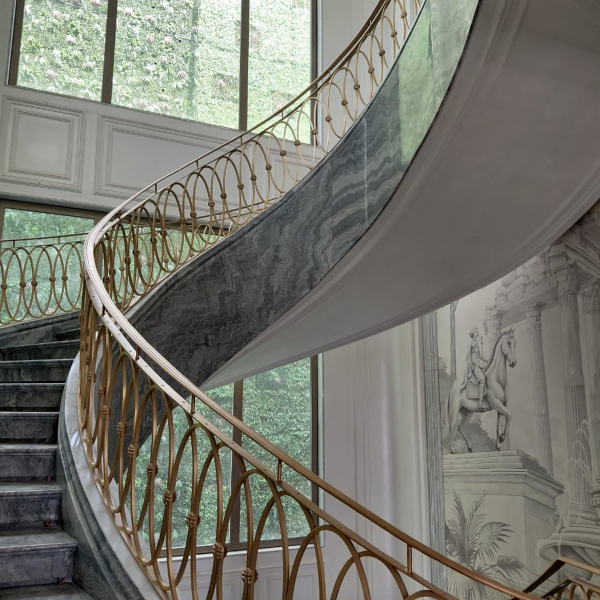
#> input picture images/generated/Design with Purpose-1.jpg, 1200 x 1200 px, given in place of DSC05627.JPG, which was not available (shown at 1/2 size)
$ python make_composite2.py
#> lines starting #> are read from the running program, lines starting #| are printed output that depends on the picture; pictures that were not available may be replaced by others from this repository, and a replacement may not be noted
"""
Variation 2 — Warmer, lighter background, single centered baluster,
more luxury hotel/lobby feel. Also generates a partition version.
"""
from PIL import Image, ImageFilter, ImageEnhance, ImageDraw
import os, random

OUT_DIR = "images/generated"
os.makedirs(OUT_DIR, exist_ok=True)

def remove_light_bg(img, threshold=200, feather=10):
#> called with threshold = 198, feather = 12
    img = img.convert("RGBA")
    pixels = img.load()
    w, h = img.size
#> w = 1200; h = 1200
    for y in range(h):
        for x in range(w):
            rv, gv, bv, av = pixels[x, y]
            brightness = (rv*0.299 + gv*0.587 + bv*0.114)
            if brightness > threshold:
                fade = min(255, int((brightness - threshold) / (255 - threshold) * 255))
                pixels[x, y] = (rv, gv, bv, max(0, 255 - fade))
    img = img.filter(ImageFilter.GaussianBlur(feather * 0.5))
    return img

def make_bg_warm(W, H, style='dark_luxury'):
    """Create premium background."""
#> called with W = 1920, H = 1080, style = 'dark_luxury'
    bg = Image.new("RGBA", (W, H), (0, 0, 0, 255))
    draw = ImageDraw.Draw(bg)

    if style == 'dark_luxury':
        # Deep charcoal base
        for y in range(H):
            t = y / H
            r = int(14 + t * 12)
            g = int(11 + t * 9)
            b = int(8 + t * 7)
            draw.line([(0,y),(W,y)], fill=(r,g,b))

        # Strong warm key light — center top
        light = Image.new("RGBA", (W, H), (0,0,0,0))
#> light: PIL image 1920x1080 RGBA; every value is 0
        ld = ImageDraw.Draw(light)
        for rad in range(700, 0, -3):
            t = 1 - rad/700
            a = int(t**1.6 * 52)
            r_c = int(200 + t*30)
            g_c = int(150 + t*20)
            b_c = int(70 + t*10)
            cx, cy = W//2, int(H*0.1)
            ld.ellipse([cx-rad, cy-rad, cx+rad, cy+rad], fill=(r_c,g_c,b_c,a))
        bg = Image.alpha_composite(bg, light)

        # Rim light right side (cool)
        rim = Image.new("RGBA", (W, H), (0,0,0,0))
        rd = ImageDraw.Draw(rim)
        for rad in range(350, 0, -3):
            t = 1 - rad/350
            a = int(t**2 * 30)
            rd.ellipse([W-rad, int(H*0.3)-rad, W+rad, int(H*0.3)+rad],
                       fill=(80, 100, 130, a))
        bg = Image.alpha_composite(bg, rim)

    elif style == 'warm_beige':
        # Warm beige/cream background
        for y in range(H):
            t = y / H
            r = int(235 - t * 50)
            g = int(220 - t * 50)
            b = int(195 - t * 55)
            draw.line([(0,y),(W,y)], fill=(r,g,b))

        # Soft shadow from center
        shadow = Image.new("RGBA", (W, H), (0,0,0,0))
        sd = ImageDraw.Draw(shadow)
        for rad in range(500, 0, -3):
            t = 1 - rad/500
            a = int(t**2 * 25)
            sd.ellipse([W//2-rad, H//2-rad, W//2+rad, H//2+rad],
                       fill=(0,0,0,a))
        bg = Image.alpha_composite(bg, shadow)

    # Gold accent line
    gold = Image.new("RGBA", (W, H), (0,0,0,0))
    gd = ImageDraw.Draw(gold)
    ly = int(H * 0.72)
    for thick, alpha in [(8,25),(4,55),(2,100),(1,180)]:
        gd.line([(0,ly),(W,ly)], fill=(184,148,63,alpha), width=thick)
    bg = Image.alpha_composite(bg, gold)

    # Vignette
    vig = Image.new("RGBA", (W, H), (0,0,0,0))
    vd = ImageDraw.Draw(vig)
    for i in range(0, 280, 2):
        t = 1 - i/280
        a = int(t**2.2 * 180)
        vd.rectangle([i,i,W-i,H-i], outline=(0,0,0,a))
    bg = Image.alpha_composite(bg, vig)

    return bg.convert("RGB")


# ── IMAGE 1: 3 Balusters, Dark Luxury, Landscape ──────────────
def make_baluster_dark():
    W, H = 1920, 1080
    prod = remove_light_bg(
        Image.open("images/products/balusters/DSC05627.JPG"), threshold=198, feather=12)

    bg = make_bg_warm(W, H, 'dark_luxury')
    canvas = bg.convert("RGBA")

    pw, ph = prod.size
#> pw = 1200; ph = 1200
    target_h = int(H * 1.12)
    scale = target_h / ph
#> scale = 1.01
    nw, nh = int(pw * scale), target_h
#> nw = 1209; nh = 1209
    prod_r = prod.resize((nw, nh), Image.LANCZOS)

    configs = [
        (-0.22, 0.70, 1.2),   # left, depth 70%, bright 1.2 — further
        (0.0,   1.0,  1.0),   # center, full size
        (0.22,  0.72, 1.15),  # right
    ]

    offsets_x = [-int(W*0.18), 0, int(W*0.18)]
    base_x = W//2 - nw//2
#> base_x = 356

    for i, (x_off, depth, bright) in enumerate(configs):
        x = base_x + int(W * x_off)
        y = int(H * -0.06)

        sz_w = int(nw * depth)
        sz_h = int(nh * depth)
        p = prod_r.resize((sz_w, sz_h), Image.LANCZOS)

        if bright != 1.0:
            p = ImageEnhance.Brightness(p).enhance(bright)
        if depth < 0.9:
            p = p.filter(ImageFilter.GaussianBlur(1.5))

        # Drop shadow
        sh = Image.new("RGBA", (W, H), (0,0,0,0))
        shd = ImageDraw.Draw(sh)
        for s in range(50, 0, -1):
            a = int((1-s/50)**1.5 * 70)
            shd.rectangle([x+sz_w//2-s*3, y, x+sz_w//2+s*3, y+sz_h],
                          fill=(0,0,0,a))
        canvas = Image.alpha_composite(canvas, sh)
        canvas.paste(p, (x, y), p)
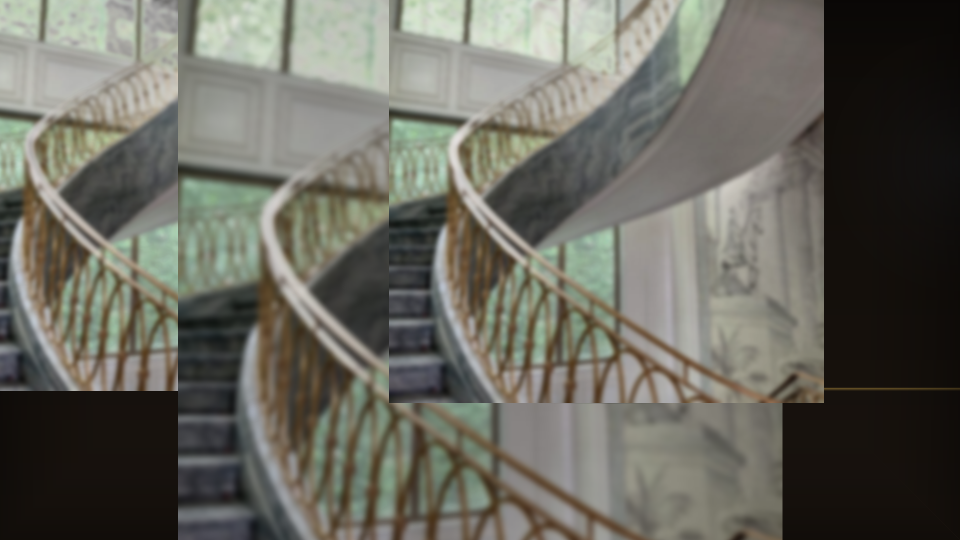
#> canvas: PIL image 1920x1080 RGBA (shown at 1/2 size); mean R, G, B, A 103.3, 102.5, 93.3, 251.1; transparent parts drawn white
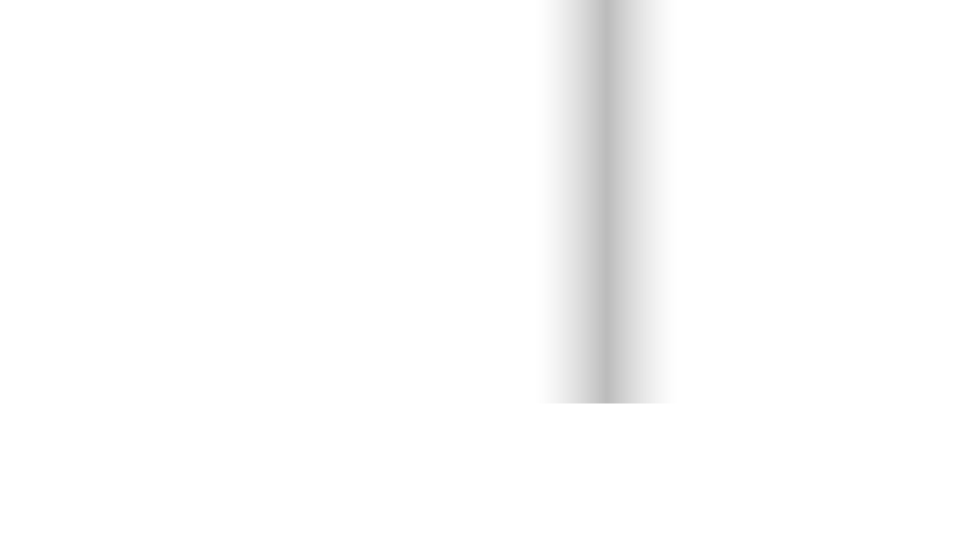
#> sh: PIL image 1920x1080 RGBA (shown at 1/2 size); mean R, G, B, A 0, 0, 0, 3.2; transparent parts drawn white

    # Subtle floor reflection
    center_p = prod_r.copy()
    center_p = center_p.transpose(Image.FLIP_TOP_BOTTOM)
    r2,g2,b2,a2 = center_p.split()
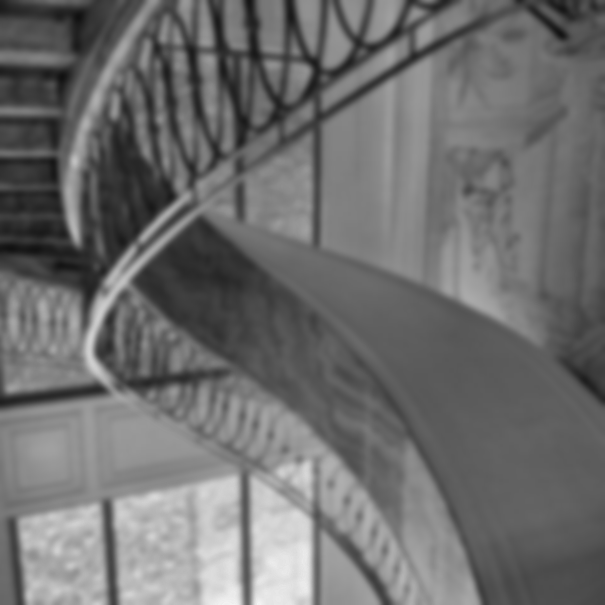
#> b2: PIL image 1209x1209 L (shown at 1/2 size); min 16, max 244, mean 109.9
    a2 = a2.point(lambda p: int(p * 0.07))
    center_p.putalpha(a2)
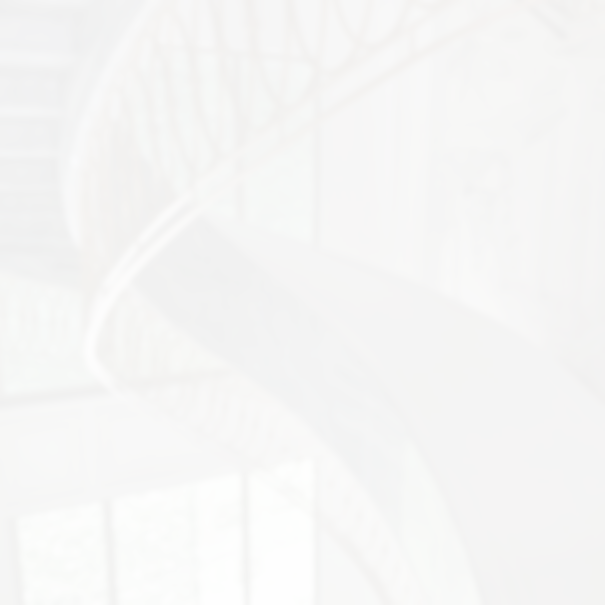
#> center_p: PIL image 1209x1209 RGBA (shown at 1/2 size); mean R, G, B, A 118.9, 119.1, 109.9, 16.5; transparent parts drawn white
    center_p = center_p.filter(ImageFilter.GaussianBlur(5))
    ref_y = int(H * -0.06) + nh
#> ref_y = 1145
    canvas.paste(center_p, (base_x, ref_y - int(H*0.02)), center_p)

    final = canvas.convert("RGB")
    final = ImageEnhance.Color(final).enhance(1.15)
    final = ImageEnhance.Contrast(final).enhance(1.06)
    out = "images/generated/baluster_dark_hero.jpg"
    final.save(out, "JPEG", quality=94)
    print(f"Saved: {out}")
    return out


# ── IMAGE 2: Single Baluster, Warm Beige, Square (for product page) ──
def make_baluster_warm():
    W, H = 1080, 1080
    prod = remove_light_bg(
        Image.open("images/products/balusters/DSC05627.JPG"), threshold=198, feather=12)

    bg = make_bg_warm(W, H, 'warm_beige')
#> call 2 of make_bg_warm, with W = 1080, H = 1080, style = 'warm_beige'
#> in make_bg_warm (call 2), `shadow = Image.new("RGBA", (W, H), (0,0,0,0))`: shadow: PIL image 1080x1080 RGBA; every value is 0
#> in make_bg_warm (call 2), `bg = Image.alpha_composite(bg, vig)`:
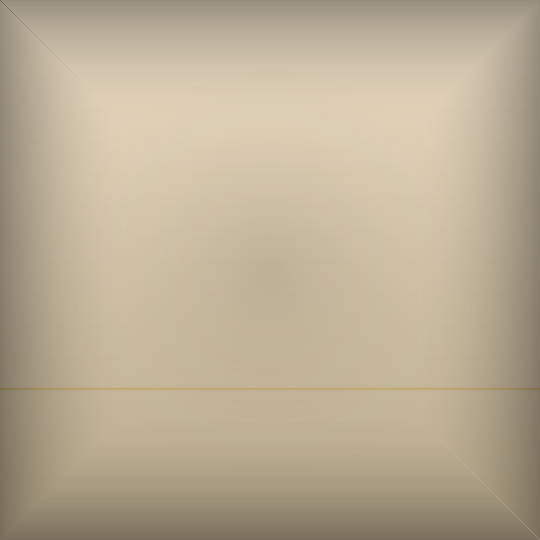
#> bg: PIL image 1080x1080 RGBA (shown at 1/2 size); mean R, G, B, A 186.6, 173.2, 148.6, 255
    canvas = bg.convert("RGBA")

    pw, ph = prod.size
#> pw = 1200; ph = 1200
    target_h = int(H * 1.05)
    scale = target_h / ph
#> scale = 0.945
    nw, nh = int(pw * scale), target_h
#> nw = 1134; nh = 1134
    prod_r = prod.resize((nw, nh), Image.LANCZOS)
#> prod_r: PIL image 1134x1134 RGBA

    x = W//2 - nw//2
#> x = -27
    y = int(H * -0.03)

    # Drop shadow
    sh = Image.new("RGBA", (W, H), (0,0,0,0))
    shd = ImageDraw.Draw(sh)
    for s in range(60, 0, -1):
        a = int((1-s/60)**1.5 * 50)
        shd.rectangle([x+nw//2-s*2, y, x+nw//2+s*2, y+nh],
                      fill=(120,90,50,a))
    canvas = Image.alpha_composite(canvas, sh)
#> canvas: PIL image 1080x1080 RGBA
    canvas.paste(prod_r, (x, y), prod_r)

    final = canvas.convert("RGB")
#> final: PIL image 1080x1080 RGB
    final = ImageEnhance.Color(final).enhance(1.1)
    out = "images/generated/baluster_warm_square.jpg"
    final.save(out, "JPEG", quality=94)
    print(f"Saved: {out}")
    return out


# ── IMAGE 3: Partition panel on dark bg ──────────────────────────
def make_partition_dark():
    W, H = 1920, 1080

    # Try first partition image
    try:
        prod = remove_light_bg(
            Image.open("images/products/partitions/DSC05776.JPG"), threshold=200, feather=10)
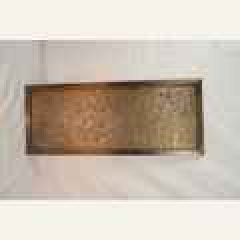
#> input picture images/thumbs/DSC05776.JPG, 120 x 120 px, found by its file name (shown 2 times larger)
    except:
        print("Partition image not found, skipping")
        return

    bg = make_bg_warm(W, H, 'dark_luxury')
    canvas = bg.convert("RGBA")

    pw, ph = prod.size
    # Partition is likely landscape/square — fit to height
    target_h = int(H * 0.92)
    scale = target_h / ph
    nw, nh = int(pw * scale), target_h
    prod_r = prod.resize((nw, nh), Image.LANCZOS)
#> prod_r: PIL image 993x993 RGBA

    x = W//2 - nw//2
    y = H//2 - nh//2 + int(H*0.03)

    # Glow behind panel (backlit partition effect)
    glow = Image.new("RGBA", (W, H), (0,0,0,0))
    gd = ImageDraw.Draw(glow)
    for rad in range(min(nw, nh)//2 + 100, 0, -3):
        t = 1 - rad/(min(nw,nh)//2 + 100)
        a = int(t**2 * 35)
        gd.ellipse([x+nw//2-rad, y+nh//2-rad, x+nw//2+rad, y+nh//2+rad],
                   fill=(200,160,80,a))
    canvas = Image.alpha_composite(canvas, glow)
#> canvas: PIL image 1920x1080 RGBA

    # Drop shadow
    sh = Image.new("RGBA", (W, H), (0,0,0,0))
    shd = ImageDraw.Draw(sh)
    for s in range(60, 0, -1):
        a = int((1-s/60)**1.5 * 80)
        shd.rectangle([x-s*2, y, x+nw+s*2, y+nh], fill=(0,0,0,a))
    canvas = Image.alpha_composite(canvas, sh)
    canvas.paste(prod_r, (x, y), prod_r)

    final = canvas.convert("RGB")
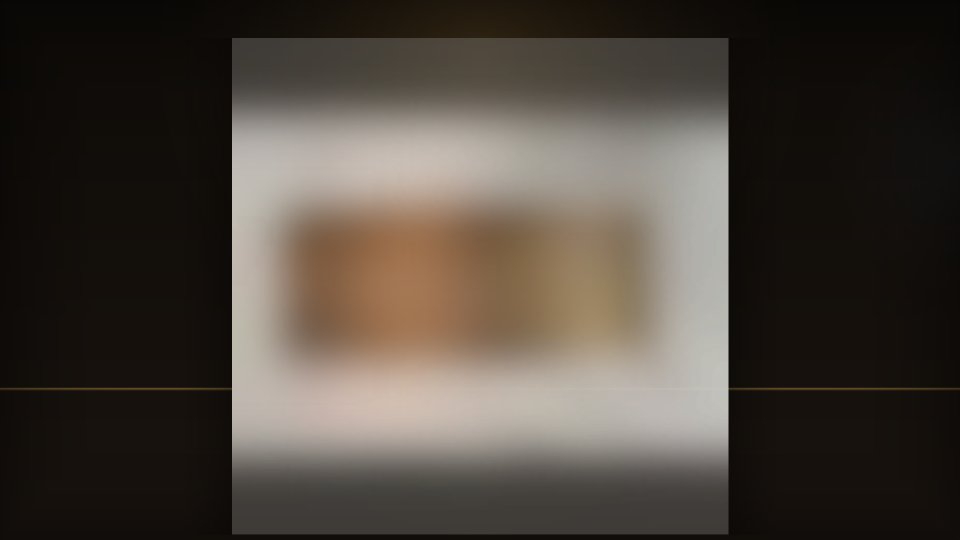
#> final: PIL image 1920x1080 RGB (shown at 1/2 size); mean R, G, B 75.2, 67.6, 59.7
    final = ImageEnhance.Color(final).enhance(1.12)
    final = ImageEnhance.Contrast(final).enhance(1.05)
    out = "images/generated/partition_dark_hero.jpg"
    final.save(out, "JPEG", quality=94)
    print(f"Saved: {out}")
    return out


# ── RUN ALL ──────────────────────────────────────────────────────
print("Generating composites...")
make_baluster_dark()
make_baluster_warm()
make_partition_dark()
print("\nAll done. View at: http://localhost:8081/images/generated/")
